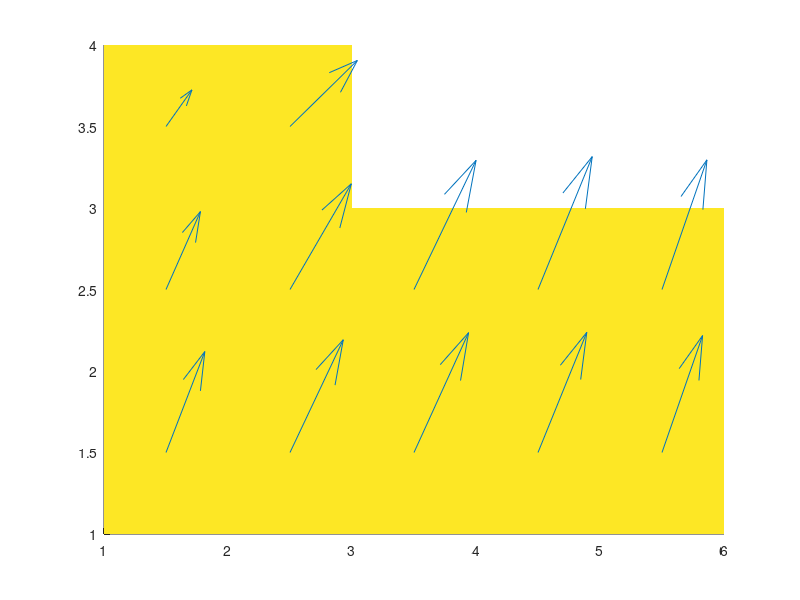

Recreate this plot in MATLAB.
# Transport-Project
%That project we have to do for transport


width = 6;
length = 4;
extra = 3;
n = width*length-extra;
a = zeros(n);
c = zeros(n,1);
k = 25;
delta_x = .001;
h0 = 1000;
T0 = 1700;
h1 = 200;
T1 = 400;

for i = 1:width*length-extra
    a(i,i) = -4;
    
    if(mod(i,width) == 1) % on left edge
        a(i,i+1) = 2;
    elseif(mod(i,width) == 0) % on right edge
        a(i,i-1) = 2;
    elseif(i==n) % last
        a(i,i-1) = 2;
        c(i) = -2*h1*delta_x/k*T1;
        a(i,i) = -2*(h1*delta_x/k+2);
    else
        a(i,i+1) = 1;
        a(i,i-1) = 1;
    end
    
    if(i<=width) %% on top
        a(i,i+width) = 2;
        c(i) = -2*h0*delta_x/k*T0;
        a(i,i) = -2*(h0*delta_x/k+2);
    elseif(i>=n-width) %% on bottom
        a(i,i-width) = 2;
        if(i<=n-extra) % on boundary
            c(i) = -2*h1*delta_x/k*T1;
            a(i,i) = -2*(h1*delta_x/k+2);
        end
    else
        a(i,i+width) = 1;
        a(i,i-width) = 1;
    end
    
    if(i==n-width) %corner
        a(i,i-1) = 2;
        a(i,i-width) = 2;
        a(i,i+1) = 1;
        a(i,i+width) = 1;
        c(i) = -2*h1*delta_x/k*T1;
        a(i,i) = -2*(h1*delta_x/k+3);
    end
end

t = a\c;

disp = zeros(length,width);
for w = 1:width
    for l = 1:length
        if((l-1)*width+w<=n)
            disp(l,w) = t((l-1)*width+w,1);
        else
            disp(l,w) = NaN;
        end
    end
end

box = zeros(length-1,width-1,4);
for w = 1:width-1
    for l = 1:length-1
        box(l,w,1) = w+0.5;
        box(l,w,2) = l+0.5;
        box(l,w,3) = disp(l,w)-disp(l,w+1) - 1/sqrt(2)*(disp(l+1,w+1)-disp(l,w));
        box(l,w,4) = disp(l,w)-disp(l+1,w) - 1/sqrt(2)*(disp(l+1,w+1)-disp(l,w));
    end
end

hold on
pcolor(disp); shading interp;
quiver(box(:,:,1),box(:,:,2),box(:,:,3),box(:,:,4));
